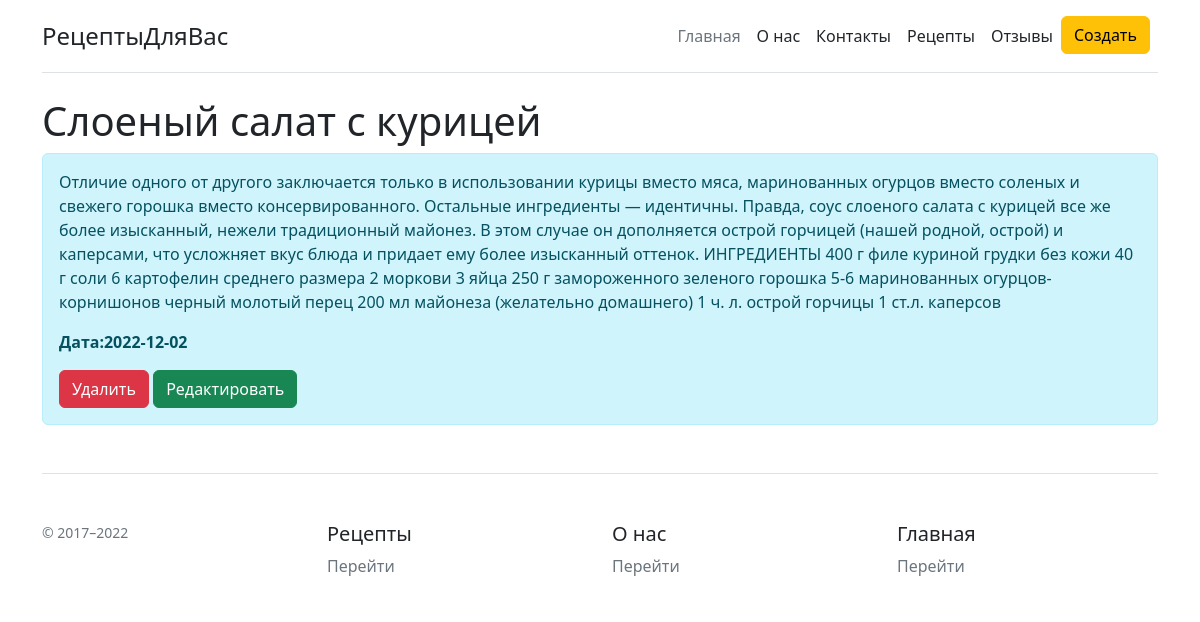
Page /posts/3 on the committed database.
### app.py (models this page shows, shortened)
class Article(db.Model):
    id = db.Column(db.Integer, primary_key=True)
    title = db.Column(db.String(100), nullable=False)
    intro = db.Column(db.String(300), nullable=False)
    text = db.Column(db.Text, nullable=False)
    date = db.Column(db.DateTime, default=datetime.utcnow)

### app.py (the view)
@app.route('/posts/<int:id>')
def post_detail(id):
    article = Article.query.get(id)
    return render_template("post_detail.html", article=article)

### templates/post_detail.html (shortened to what this page needs)
{% extends 'base.html' %}
{%  block body %}
<div class="container">
<h1>{{article.title}}</h1>
    <div class="alert alert-info">
        <p>{{ article.text }}</p>
        <p><b>Дата:{{ article.date.date() }}</b></p>
        <a href="/posts/{{ article.id }}/del" class="btn btn-danger"> Удалить</a>
        <a href="/posts/{{ article.id }}/update" class="btn btn-success"> Редактировать</a>
    </div>
</div>
{% endblock %}

### rows in the picture
Article: title "Слоеный салат с курицей", text "Отличие одного от другого заключается только в использовании курицы вместо мяса, маринованных огурцов вместо соленых и свежего горошка вместо консервированного. Остальные ингредиенты — идентичны. Правда, соус слоеного салата с курицей все же более изысканный, нежели традиционный майонез. В этом случае он дополняется острой горчицей (нашей родной, острой) и каперсами, что усложняет вкус блюда и придает ему более изысканный оттенок. ИНГРЕДИЕНТЫ 400 г филе куриной грудки без кожи 40 г соли 6 картофелин среднего размера 2 моркови 3 яйца 250 г замороженного зеленого горошка 5-6 маринованных огурцов-корнишонов черный молотый перец 200 мл майонеза (желательно домашнего) 1 ч. л. острой горчицы 1…", date "2022-12-02"
